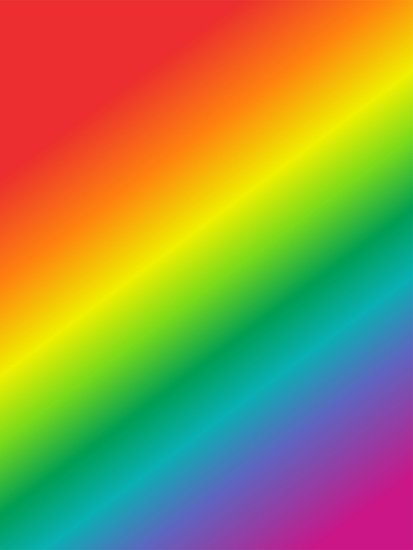
#> input picture rainbow.jpg, 413 x 550 px
$ python histograms2.py
#> lines starting #> are read from the running program, lines starting #| are printed output that depends on the picture
import cv2
import numpy as np
import matplotlib.pyplot as plt


rainbow = cv2.imread('rainbow.jpg')
#> rainbow is the input picture: shape (550, 413, 3); mean B, G, R 72.8, 142.3, 152.3
show_rainbow = cv2.cvtColor(rainbow, cv2.COLOR_BGR2RGB)

img = rainbow

mask = np.zeros(img.shape[:2], np.uint8)
mask[300:400, 100:400] = 255

masked_img = cv2.bitwise_and(img, img, mask=mask)
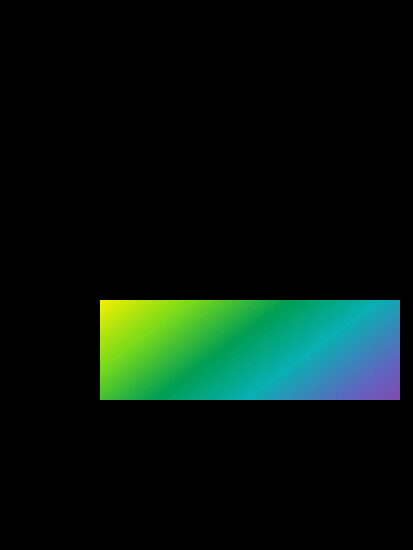
#> masked_img: shape (550, 413, 3); mean B, G, R 14.7, 22.5, 6.8
show_masked_img = cv2.bitwise_and(show_rainbow, show_rainbow, mask=mask)

# plt.imshow(show_masked_img)
hist_mask_values_red = cv2.calcHist([rainbow], channels=[2], mask=mask, histSize=[256], ranges=[0, 256])
#> hist_mask_values_red = 256 values, max 1332 at index 1, min 0 at index 221, mean 117.2
# plt.plot(hist_mask_values_red)


plt.show()

$ run again, with bricks.jpg copied over rainbow.jpg
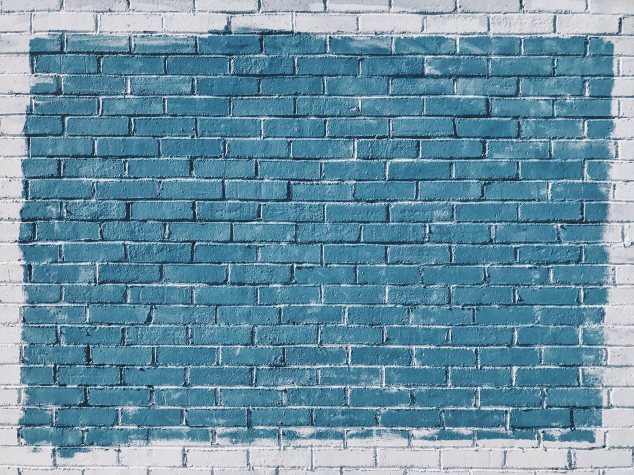
#> input picture bricks.jpg, 1267 x 950 px (shown at 1/2 size)
#> rainbow is the input picture: shape (950, 1267, 3); mean B, G, R 163.5, 144, 104.9
#> `masked_img = cv2.bitwise_and(img, img, mask=mask)`:
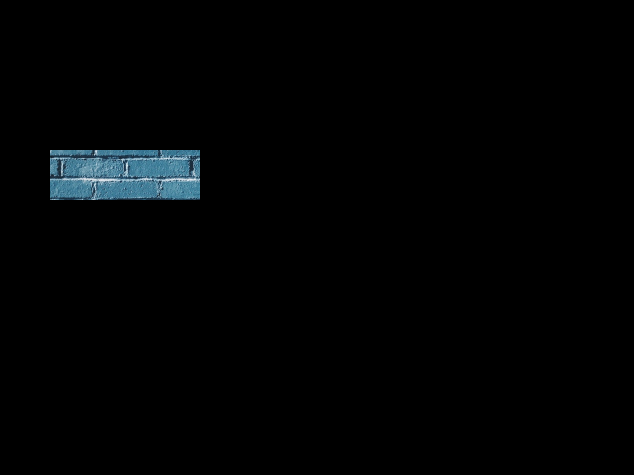
#> masked_img: shape (950, 1267, 3) (shown at 1/2 size); mean B, G, R 3.7, 3.1, 1.9
#> hist_mask_values_red = 256 values, max 542 at index 68, min 0 at index 240, mean 117.2
